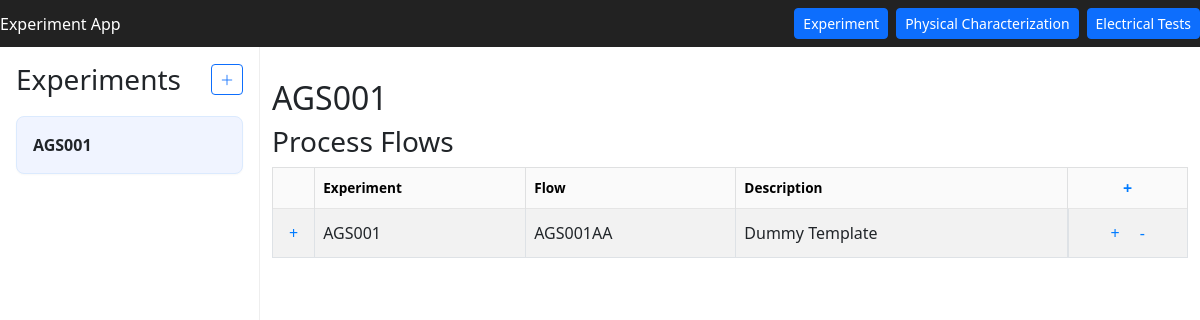
The app's page /experiment/11/ with its own data.
### experiment_flow/models.py (models this page shows, shortened)
class Exp(models.Model):
    exp_name = models.CharField(max_length = 30)
    exp_description = models.TextField(blank = True, null = True)
    created_on = models.DateTimeField(auto_now_add=True)
    project = models.ForeignKey(Project, on_delete = models.CASCADE, related_name = 'experiment', null = True)

class ExpFlow(models.Model):
    flow_name = models.CharField(max_length = 2)
    flow_description = models.TextField(blank = True, null = True)
    exp = models.ForeignKey(Exp, on_delete = models.CASCADE, related_name = 'flow', null = True)
    created_on = models.DateTimeField(auto_now_add=True, null = True)
    full_flow = models.CharField(max_length=35, editable=False, db_index=True, null = True)  # Adding index for faster queries
    @property
    def flow(self):
        """Returns the full flow identifier combining experiment name and flow name"""
        if self.exp:
            return f"{self.exp.exp_name}{self.flow_name}"
        return self.flow_name

### experiment_flow/views.py (the view)
# urls.py: path('experiment/<int:exp_id>/', views.experiment_detail, name='experiment_detail'),
def experiment_detail(request, exp_id):
    experiment = Exp.objects.get(id=exp_id)
    flows = ExpFlow.objects.filter(exp=experiment).order_by('created_on')
    return render(request, 'experiment_flow/experiment_detail.html', {'experiment': experiment, 'flows': flows})

### experiment_flow/models.py (called while the page is built)
    @property
    def step_num(self):
        step_num = 0
        current = self.parent
        while current:
            step_num += 1
            current = current.parent   # ✅ move up to the next parent
        return f"{step_num:02d}"

### experiment_flow/templates/experiment_flow/experiment_detail.html (shortened to what this page needs)
{% extends "experiment_flow/base.html" %}
{% block content %}
<div class="main-section">
    <h2>{{ experiment.exp_name }}</h2>
    <h3>Process Flows</h3>
    <table class="table table-striped table-bordered align-middle">
        <thead class="table-light">
            <tr>
                <th style="width:40px;"></th>
                <th>Experiment</th>
                <th>Flow</th>
                <th>Description</th>
                <th style="width:120px; text-align:center;">
                    <a href="{% url 'add_flow' experiment.id %}" class="btn-no-style" title="Add Flow">+</a>
                </th>
            </tr>
        </thead>
        <tbody>
            {% for flow in flows %}
            <tr>
                <td class="text-center">
                    <button type="button" class="btn-no-style expand-btn" data-flow-id="{{ flow.id }}">+</button>
                </td>
                <td>{{ experiment.exp_name }}</td>
                <td>{{ flow.full_flow }}</td>
                <td>
                    <span class="flow-desc" data-flow-id="{{ flow.id }}">{{ flow.flow_description|default:"Click to add description" }}</span>
                </td>
                <td class="text-center d-flex justify-content-center gap-1">
                    <a href="{% url 'add_step' experiment.id flow.id %}" class="btn-no-style" title="Add Step">+</a>
                    <a href="{% url 'delete_flow' experiment.id flow.id %}" class="btn-no-style" title="Delete Flow">-</a>
                </td>
            </tr>
            {% empty %}
            <tr>
                <td colspan="5" class="text-center text-muted">No process flows found for this experiment.</td>
            </tr>
            {% endfor %}
        </tbody>
    </table>
</div>
{% endblock %}

### experiment_flow/templates/experiment_flow/base.html (shortened to what this page needs)
<!DOCTYPE html>
<html lang="en">
<head>
    <link rel="stylesheet" href="https://cdn.jsdelivr.net/npm/bootstrap-icons@1.11.1/font/bootstrap-icons.css">
    <link href="https://cdn.jsdelivr.net/npm/bootstrap@5.3.0/dist/css/bootstrap.min.css" rel="stylesheet">
</head>
<body>
    <div class="navbar">
        <div>Experiment App</div>
        <div class="ms-auto d-flex gap-2">
            <button onclick="location.href='{% url 'index' %}'" class="btn btn-primary btn-sm">Experiment</button>
            <button onclick="location.href='{% url 'index' %}'" class="btn btn-primary btn-sm">Physical Characterization</button>
            <button onclick="location.href='{% url 'index' %}'" class="btn btn-primary btn-sm">Electrical Tests</button>
        </div>
    </div>
    <div class="main-layout">
        <div class="sidebar">
            <div class="sidebar-header">
                <h3 style="margin:0;">Experiments</h3>
                <button onclick="location.href='{% url 'add_experiment' %}'"
                        class="btn btn-outline-primary btn-sm"
                        title="Add Experiment">
                    <i class="bi bi-plus-lg"></i>
                </button>
            </div>
            {% if experiments %}
            {% for experiment in experiments %}
                <a href="{% url 'experiment_detail' experiment.id %}"
                   class="experiment-card"
                   style="text-decoration:none; color:inherit; display:block;">
                    <span class="experiment-heading">{{ experiment.exp_name }}</span>
                    <div class="experiment-date">
                        {{ experiment.created_on|date:"M d, Y" }}
                    </div>
                    {% if experiment.exp_description %}
                    <span class="experiment-description">{{ experiment.exp_description }}</span>
                    {% endif %}
                    <span class="project-name">{{ experiment.project.project_name }}</span>
                </a>
            {% empty %}
                <p>No experiments found.</p>
            {% endfor %}
            {% elif experiment %}
                <a href="{% url 'experiment_detail' experiment.id %}"
                   class="experiment-card"
                   style="text-decoration:none; color:inherit; display:block;">
                    <strong>{{ experiment.exp_name }}</strong>
                </a>
            {% endif %}
        </div>
        <div class="container">
            {% block content %}{% endblock %}
        </div>
    </div>
</body>
</html>

### experiment_flow/templates/experiment_flow/base.html (style rules this page uses)
body { font-family: Arial, sans-serif; margin: 0; padding: 0; background: #f7f7f7; }
.navbar { background: #222; color: #fff; padding: 1rem; display: flex; justify-content: space-between; align-items: center; }
.main-layout { display: flex; min-height: 100vh; }
.sidebar { width: 260px; background: #fff; border-right: 1px solid #eee; padding: 1rem; box-sizing: border-box; }
.sidebar-header { display: flex; align-items: center; justify-content: space-between; margin-bottom: 1.2rem; }
.experiment-card { background: #f0f4ff; border: 1px solid #dbeafe; border-radius: 8px; padding: 1rem; margin-bottom: 1rem; box-shadow: 0 1px 2px rgba(0,0,0,0.03); transition: box-shadow 0.2s; position: relative; }
.container { flex: 1; padding: 2rem; }

### records on screen
Exp: exp_name "AGS001"
ExpFlow: full_flow "AGS001AA", flow_description "Dummy Template"
